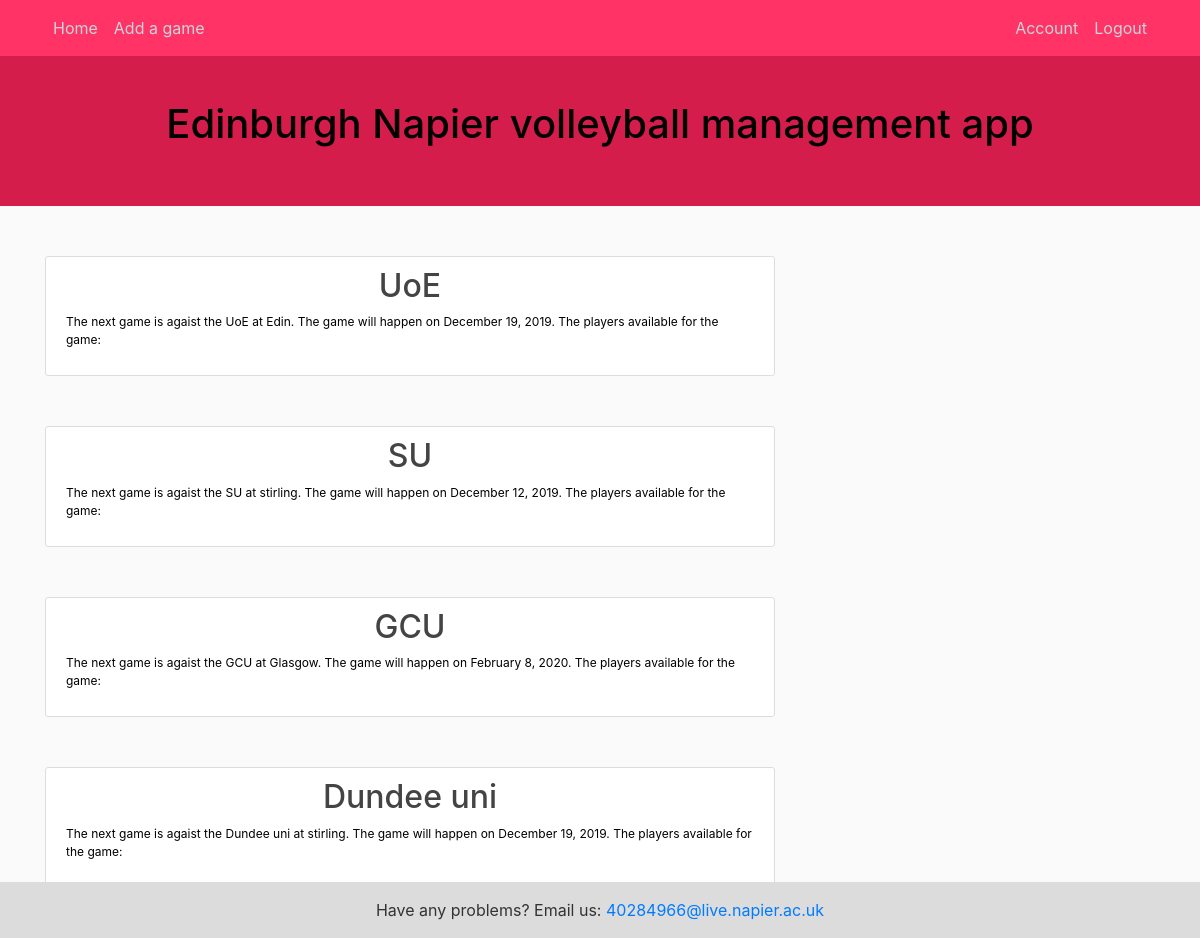
Screenshot of /home (signed in) with the database file from the repository.
### app/models.py (models this page shows)
class Game(db.Model):
    __tablename__ = 'game'
    id = db.Column(db.Integer, primary_key=True)
    date = db.Column(db.String(20), nullable=False)
    location = db.Column(db.String(50), nullable=True)
    opposition = db.Column(db.String(30), nullable=False)
    result = db.Column(db.String(35), nullable=True)

### app/routes.py (the view)
@app.route('/home', methods=['GET', 'POST'])
@login_required
def home():
    games2 = Game.query.all()
    return render_template('home.html', title="Home", games=games2), 200

### app/models.py (called while the page is built)
@login_manager.user_loader
def load_user(user_id):
    return User.query.get(int(user_id))

### app/templates/home.html
{% extends "layout-login.html" %}
{% block content%}
{% for game in games %}
        <article class="media content-section">
          <div class="media-body">
		  <h2><a class="article-title" href="{{ url_for('game', game_id=game.id) }}">{{ game.opposition }}</a></h2>
		  <p class="article-content">The next game is agaist the {{ game.opposition }} at {{ game.location }}. The game will happen on {{ game.date }}.  The players available for the game: {{ game.player }}</p>
          </div>
        </article>
{% endfor %}
{% endblock content %}

### app/templates/layout-login.html (shortened to what this page needs)
<html>
  <head>
   	 <link rel="stylesheet" href="https://stackpath.bootstrapcdn.com/bootstrap/4.4.1/css/bootstrap.min.css">
	<link rel="stylesheet" type="text/css" href="{{ url_for('static', filename='login.css')}}">
  </head>
  <body>
	<header class="site-header">
		<nav class="navbar navbar-expand-md fixed-top">
    			<div class="container">
      			<div class="collapse navbar-collapse" id="navbarToggle">
        			<div class="navbar-nav mr-auto">
					{% if current_user.is_authenticated %}
					  <a class="nav-item nav-link" href="{{ url_for('home') }}">Home</a>
					  <a class="nav-item nav-link" href="{{ url_for('newgame') }}">Add a game</a>
					{% endif %}
        			</div>
        			<div class="navbar-nav">
					{% if current_user.is_authenticated %}
					   <a class="nav-item nav-link" href="{{ url_for('account') }}">Account</a>
                                           <a class="nav-item nav-link" href="{{ url_for('logout') }}">Logout</a>
					{% else %}
					   <a class="nav-item nav-link" href="{{ url_for('login') }}">Login</a>
					   <a class="nav-item nav-link" href="{{ url_for('newaccount') }}">Register</a>
					{% endif %}
        			</div>
      			</div>
    			</div>
  		</nav>
                  <h1>Edinburgh Napier volleyball management app</h1>
          </header>
        <main role="main" class="container" id="page-container">
	<div class="row">
    		<div class="col-md-8 col-centered">
      			{% block content %}{% endblock %}
    		</div>
	</main>
	<footer class="fixed-bottom">
  		<div class="footer-copyright text-center py-3">Have any problems? Email us:
    			<a href="mailto:40284966@live.napier.ac.uk">40284966@live.napier.ac.uk</a>
  		</div>
	</footer>
  </body>
</html>

### app/static/login.css (style rules this page uses)
body { background: #fafafa; color: #333333; }
h1, h2, h3, h4, h5, h6 { color: #000000; text-align: center; }
header { padding: 50px 50px 50px 50px; margin: 50px 0 50px 0; background:#d41d4a; }
p { font-size:12px; text-decoration: none; color:#000000; }
footer { background-color:#dcdcdc; margin-bottom:0px; margin-top: 20px; bottom: 0px; width: 100%; }
.col-centered { float:none; margin-right: 0 auto; }
.content-section { background: #ffffff; padding: 10px 20px; border: 1px solid #dddddd; border-radius: 3px; margin-bottom: 50px; }
.navbar { background-color: #ff3366; }
.site-header .navbar-nav .nav-link { color: #cbd5db; background-color: #ff3366; }
.article-title { color: #444444; }
.article-content { white-space: pre-line; }

### rows the page displays
Game: opposition "UoE", location "Edin", date "December 19, 2019"
Game: opposition "SU", location "stirling", date "December 12, 2019"
Game: opposition "GCU", location "Glasgow", date "February 8, 2020"
Game: opposition "Dundee uni", location "stirling", date "December 19, 2019"
